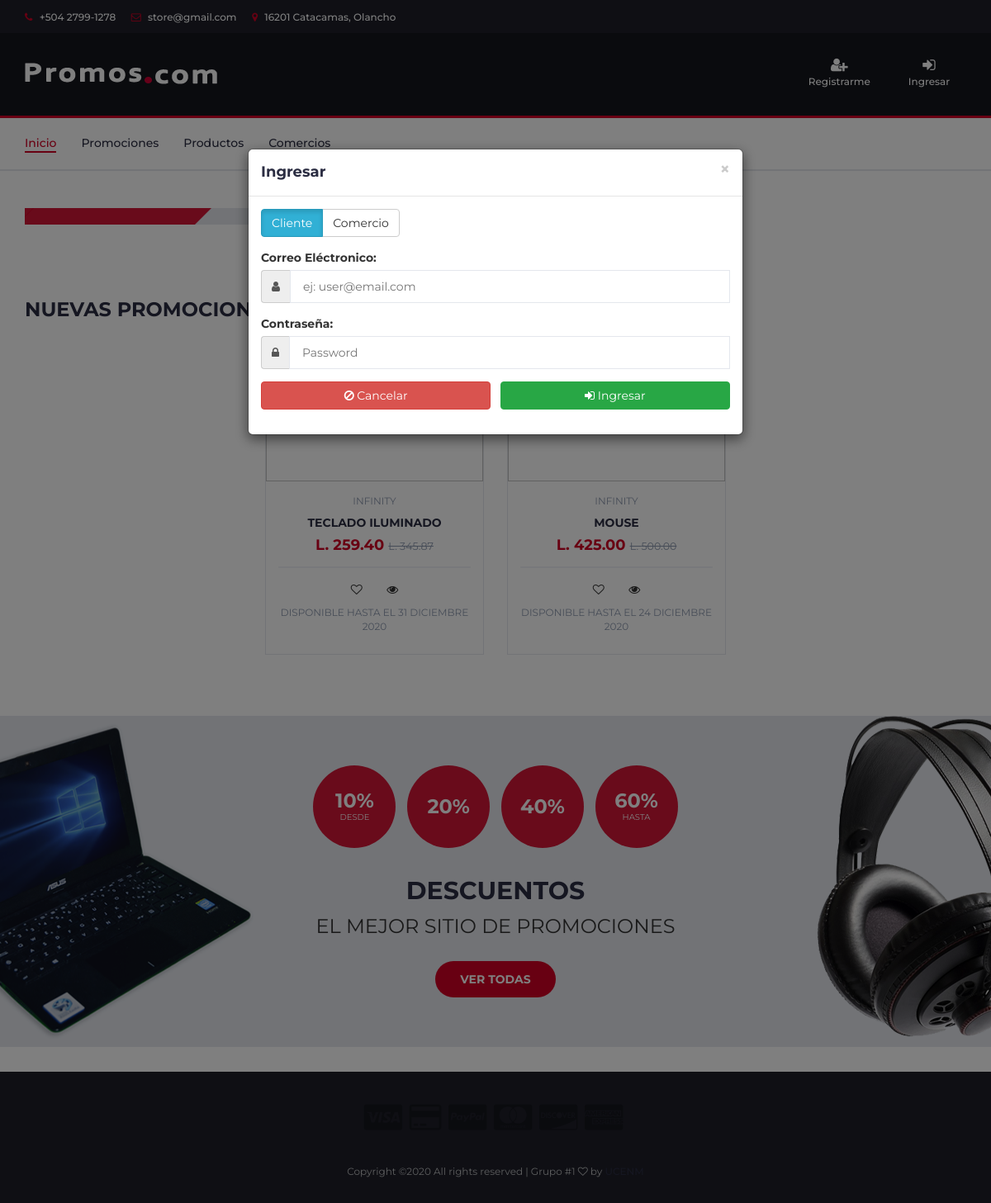
The page /ProyectoTeoria/index.php?s=n on the database as committed earlier.
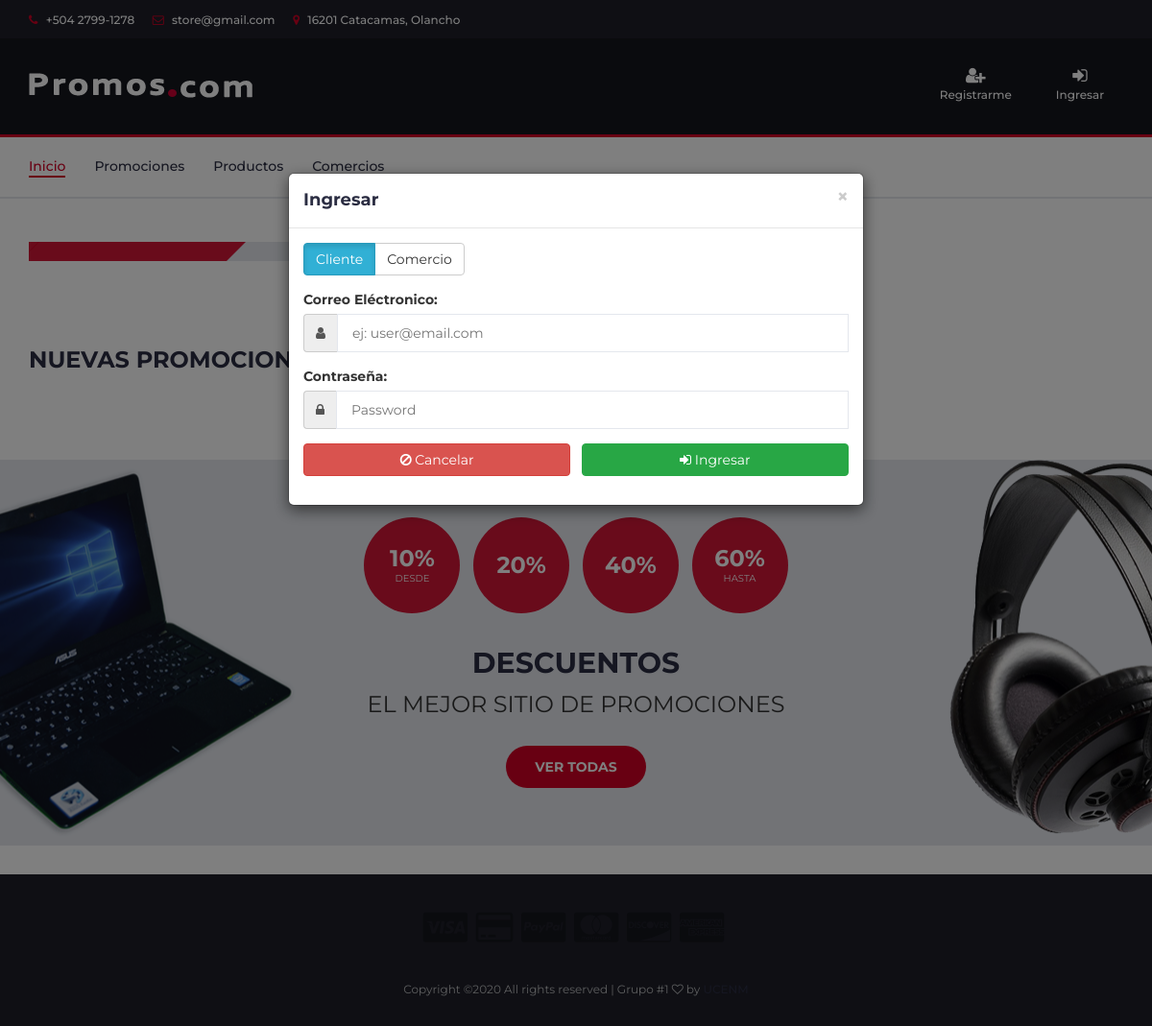
The same page on the database as committed later.
### tables this page shows
CREATE TABLE `empresas` (
  `id_empresa` int(11) NOT NULL,
  `rtn` bigint(14) NOT NULL,
  `nombre` varchar(20) NOT NULL,
  `eslogan` varchar(50) DEFAULT NULL,
  `pais` varchar(20) NOT NULL,
  `direccion` varchar(100) DEFAULT NULL,
  `telefono` int(8) NOT NULL,
  `logo` varchar(150) NOT NULL,
  `correo` varchar(50) NOT NULL,
  `pass` varchar(150) NOT NULL,
  `id_categoria` int(11) NOT NULL
);

CREATE TABLE `productos` (
  `id_producto` int(11) NOT NULL,
  `id_empresa` int(11) NOT NULL,
  `nombre_p` varchar(30) NOT NULL,
  `descripcion` varchar(100) NOT NULL,
  `precio` decimal(10,2) NOT NULL,
  `estado` varchar(10) NOT NULL,
  `timestamp` timestamp NOT NULL DEFAULT current_timestamp()
);

### ProyectoTeoria/conexion.php (called while the page is built, shortened)
<?php
class Connect{
    private $server ="localhost";
    private $user ="root";
    private $pass ="";
    private $db ="bd_proyecto";
    public function __construct(){
        $this->conexion = new mysqli($this->server, $this->user, $this->pass,$this->db) or die(mysql_error());
    }
}
 ?>

### ProyectoTeoria/index.php (the view, shortened to what this page needs)
<?php
include 'conexion.php';
$conn = new Connect();
	$sql = "SELECT promociones.id_promocion,productos.id_producto,productos.nombre_p, productos.precio, FORMAT((productos.precio-(productos.precio*(promociones.descuento / 100))),2) AS 'total', promociones.descuento, DATE_FORMAT(promociones.final,'%d  %M %Y') AS 'fin', empresas.nombre, fotos_productos.foto
FROM empresas INNER JOIN productos ON empresas.id_empresa=productos.id_empresa
INNER JOIN promociones ON promociones.id_producto=productos.id_producto
INNER JOIN fotos_productos ON productos.id_producto=fotos_productos.id_producto
WHERE promociones.inicio <= CURRENT_DATE AND promociones.final >= CURRENT_DATE
GROUP BY promociones.id_promocion
ORDER BY promociones.inicio DESC LIMIT 8;";
	$res=$conn->conexion->query($sql) or die($conn->conexion->error);
 ?>
<!DOCTYPE html>
<html lang="es">
	<head>
		<link type="text/css" rel="stylesheet" href="css/bootstrap.min.css"/>
		<link type="text/css" rel="stylesheet" href="css/slick.css"/>
		<link type="text/css" rel="stylesheet" href="css/slick-theme.css"/>
		<link rel="stylesheet" href="toast/toastr.css">
		<link type="text/css" rel="stylesheet" href="css/nouislider.min.css"/>
		<link rel="stylesheet" href="css/font-awesome.min.css">
		<link type="text/css" rel="stylesheet" href="css/style.css"/>
    </head>
	<body>
		<div class="modal fade" id="modal-login">
			<div class="modal-dialog modal-dialog-centered">
				<div class="modal-content" style="margin-top: 30%;">
					<div class="modal-header">
						<div class="modal-close">
							<button class="close" data-dismiss="modal">&times;</button>
						</div>
						<h4 class="modal-title">Ingresar</h4>
					</div>
					<div class="modal-body">
						<div class="form-group">
							<div class="btn-group" role="group" aria-label="...">
  								<button type="button" class="btn btn-info active" id="btnCliente-login">Cliente</button>
  								<button type="button" class="btn btn-default" id="btnComercio-login">Comercio</button>
							</div>
						</div>
						<form id="contenido-form-login">
							<div class="form-group">
								<label for="txtUser-login">Correo Eléctronico: </label>
    							<div class="input-group">
      								<div class="input-group-addon"><i class="fa fa-user"></i></div>
      								<input type="email" class="input" id="txtUser-login" placeholder="ej: user@email.com">
    							</div>
							</div>
							<div class="form-group">
								<label for="txtPass-login">Contraseña: </label>
    							<div class="input-group">
      								<div class="input-group-addon"><i class="fa fa-lock"></i></div>
      								<input type="password" class="input" id="txtPass-login" placeholder="Password">
    							</div>
							</div>
							<div class="form-group">
									<button type="button" class="btn btn-danger" id="btnCancelar-login" style="width: 49%;" data-dismiss="modal"><i class="fa fa-ban"></i> Cancelar</button>
									<button type="button" class="btn btn-success" id="btnIngresar" onclick='fnVerificar("cliente")' style="width: 49%; float: right;"> <i class="fa fa-sign-in"></i> Ingresar</button>
							</div>
						</form>
					</div>
				</div>
			</div>
		</div>
		<header>
			<div id="top-header">
				<div class="container">
					<ul class="header-links pull-left">
						<li><a href="#"><i class="fa fa-phone"></i> +504 2799-1278</a></li>
						<li><a href="#"><i class="fa fa-envelope-o"></i> store@gmail.com</a></li>
						<li><a href="#"><i class="fa fa-map-marker"></i> 16201 Catacamas, Olancho</a></li>
					</ul>
				</div>
			</div>
			<div id="header">
				<div class="container">
					<div class="row">
						<div class="col-md-3">
							<div class="header-logo">
								<a href="#" class="logo">
									<img src="./img/logo.png" alt="">
								</a>
							</div>
						</div>
						<div class="col-md-6">
							<div class="header-search">
							</div>
						</div>
						<div class="col-md-3 clearfix">
							<div class="header-ctn">
								<?php if(!isset($_SESSION['id'])){ ?>
								<div>
									<a data-target="#modal-registro" data-toggle="modal">
										<i class="fa fa-user-plus"></i>
										<span>Registrarme</span>
									</a>
								</div>
								<?php } ?>
								<?php if(!isset($_SESSION['id'])){ ?>
								<div class="dropdown">
									<a class="dropdown-toggle" href="#modal-login" data-toggle="modal" aria-expanded="true">
										<i class="fa fa-sign-in"></i>
										<span>Ingresar</span>
									</a>
								</div>
								<?php } ?>
							</div>
						</div>
					</div>
				</div>
			</div>
		</header>
		<nav id="navigation">
			<div class="container">
				<div id="responsive-nav">
					<ul class="main-nav nav navbar-nav">
						<li class="active"><a href="index.php">Inicio</a></li>
						<li><a href="promociones_c.php">Promociones</a></li>
						<li><a href="productos_c.php">Productos</a></li>
						<li><a href="comercios.php">Comercios</a></li>
					</ul>
				</div>
			</div>
		</nav>
		<div class="section">
			<div class="container">
				<div class="row" id="row-categorias">
					<div class="col-md-4 col-xs-6">
						<div class="shop">
							<div class="shop-img">
							</div>
							<div class="shop-body">
							</div>
						</div>
					</div>
				</div>
			</div>
		</div>
		<div class="section">
			<div class="container">
				<div class="row">
					<div class="col-md-12">
						<div class="section-title">
							<h3 class="title">Nuevas Promociones</h3>
						</div>
					</div>
					<div class="col-md-12">
						<div class="row">
							<div class="products-tabs">
								<div id="tab1" class="tab-pane active">
									<div class="products-slick" data-nav="#slick-nav-1" id="div-nuevas-promociones">
										<?php while ($row=$res->fetch_assoc()) { ?>
											<div class="product">
											<div class="product-img" style="height: 150px;">
												<div class="product-label">
													<span class="sale">-<?php echo $row['descuento']; ?> %</span>
													<span class="new">NEW</span>
												</div>
											</div>
											<div class="product-body">
												<p class="product-category"><?php echo $row['nombre']; ?></p>
												<h3 class="product-name"><a href="#"><?php echo $row['nombre_p']; ?></a></h3>
												<h4 class="product-price">L. <?php echo $row['total']; ?> <del class="product-old-price">L. <?php echo $row['precio']; ?></del></h4>
												<div class="product-rating" style="height: 3px; margin-bottom: 4px;">
												</div>
												<div class="product-btns">
													<button class="add-to-wishlist"><i class="fa fa-heart-o"></i><span class="tooltipp">añadir favorito</span></button>
													<?php $id_productoEncriptado = base64_encode($row['id_promocion']); ?>
													<button class="quick-view" onclick="fnVerDetalles(<?php echo "'".$id_productoEncriptado."'"; ?>)"><i class="fa fa-eye"></i><span class="tooltipp">Detalles</span></button>
													<p class="product-category">Disponible hasta el <?php echo $row['fin']; ?></p>
												</div>
											</div>
											<div class="add-to-cart">
												<?php if(!isset($_SESSION['id'])){ ?>
												<button class="add-to-cart-btn" onclick="fnModalAgregarAlCarrito(0,0);">
												</button>
												<?php } ?>
											</div>
										</div>
										<?php } ?>
									</div>
								</div>
							</div>
						</div>
					</div>
				</div>
			</div>
		</div>
		<div id="hot-deal" class="section">
			<div class="container">
				<div class="row">
					<div class="col-md-12">
						<div class="hot-deal">
							<ul class="hot-deal-countdown">
								<li>
									<div>
										<h3>10%</h3>
										<span>Desde</span>
									</div>
								</li>
								<li>
									<div>
										<h3>20%</h3>
									</div>
								</li>
								<li>
									<div>
										<h3>40%</h3>
									</div>
								</li>
								<li>
									<div>
										<h3>60%</h3>
										<span>Hasta</span>
									</div>
								</li>
							</ul>
							<h2 class="text-uppercase">Descuentos</h2>
							<p>El mejor sitio de promociones</p>
							<a class="primary-btn cta-btn" href="promociones_c.php">Ver Todas</a>
						</div>
					</div>
				</div>
			</div>
		</div>
		<footer id="footer">
			<div id="bottom-footer" class="section">
				<div class="container">
					<div class="row">
						<div class="col-md-12 text-center">
							<ul class="footer-payments">
								<li><a href="#"><i class="fa fa-cc-visa"></i></a></li>
								<li><a href="#"><i class="fa fa-credit-card"></i></a></li>
								<li><a href="#"><i class="fa fa-cc-paypal"></i></a></li>
								<li><a href="#"><i class="fa fa-cc-mastercard"></i></a></li>
								<li><a href="#"><i class="fa fa-cc-discover"></i></a></li>
								<li><a href="#"><i class="fa fa-cc-amex"></i></a></li>
							</ul>
							<span class="copyright">
								Copyright &copy;<script>document.write(new Date().getFullYear());</script> All rights reserved | Grupo #1 <i class="fa fa-heart-o" aria-hidden="true"></i> by <a href="https://colorlib.com" target="_blank">UCENM</a>
							</span>
						</div>
					</div>
				</div>
			</div>
		</footer>
	</body>
</html>

Rows that differ between the two databases and show on the page:
removed empresas: nombre "INFINITY", productos.nombre_p "TECLADO ILUMINADO", total "259.40", productos.precio "345.87", fin "31 DICIEMBRE 2020", productos.nombre_p "MOUSE", total "425.00", productos.precio "500.00", fin "24 DICIEMBRE 2020"
